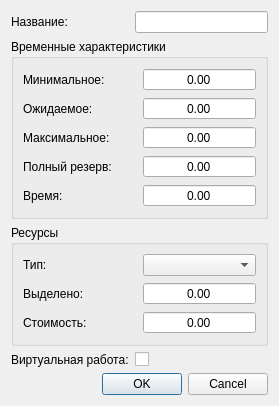
<?xml version="1.0" encoding="UTF-8"?>
<ui version="4.0">
 <class>WorkPropertiesDialog</class>
 <widget class="QDialog" name="WorkPropertiesDialog">
  <property name="geometry">
   <rect>
    <x>0</x>
    <y>0</y>
    <width>279</width>
    <height>402</height>
   </rect>
  </property>
  <property name="windowTitle">
   <string>Параметры работы</string>
  </property>
  <layout class="QGridLayout" name="gridLayout">
   <item row="2" column="0" colspan="2">
    <widget class="QGroupBox" name="groupBox_2">
     <property name="title">
      <string>Ресурсы</string>
     </property>
     <layout class="QGridLayout" name="gridLayout_3">
      <item row="1" column="0">
       <widget class="QLabel" name="label_12">
        <property name="toolTip">
         <string>&lt;html&gt;&lt;head/&gt;&lt;body&gt;&lt;p&gt;Показывает максимальное время, на которое можно увеличить длительность работы или отсрочить ее начало, чтобы не нарушился срок завершения проекта в целом.&lt;/p&gt;&lt;/body&gt;&lt;/html&gt;</string>
        </property>
        <property name="text">
         <string>Выделено:</string>
        </property>
       </widget>
      </item>
      <item row="0" column="0">
       <widget class="QLabel" name="label_10">
        <property name="text">
         <string>Тип:</string>
        </property>
       </widget>
      </item>
      <item row="2" column="0">
       <widget class="QLabel" name="label_11">
        <property name="text">
         <string>Стоимость:</string>
        </property>
       </widget>
      </item>
      <item row="0" column="1">
       <widget class="QComboBox" name="cbResourse"/>
      </item>
      <item row="1" column="1">
       <widget class="QDoubleSpinBox" name="dsbResoursCount">
        <property name="alignment">
         <set>Qt::AlignCenter</set>
        </property>
        <property name="buttonSymbols">
         <enum>QAbstractSpinBox::NoButtons</enum>
        </property>
        <property name="maximum">
         <double>9999999.990000000223517</double>
        </property>
       </widget>
      </item>
      <item row="2" column="1">
       <widget class="QDoubleSpinBox" name="dsbCost">
        <property name="alignment">
         <set>Qt::AlignCenter</set>
        </property>
        <property name="readOnly">
         <bool>true</bool>
        </property>
        <property name="buttonSymbols">
         <enum>QAbstractSpinBox::NoButtons</enum>
        </property>
        <property name="maximum">
         <double>9999999.990000000223517</double>
        </property>
       </widget>
      </item>
     </layout>
    </widget>
   </item>
   <item row="4" column="0" colspan="2">
    <widget class="QDialogButtonBox" name="buttonBox">
     <property name="orientation">
      <enum>Qt::Horizontal</enum>
     </property>
     <property name="standardButtons">
      <set>QDialogButtonBox::Cancel|QDialogButtonBox::Ok</set>
     </property>
    </widget>
   </item>
   <item row="0" column="1">
    <widget class="QLineEdit" name="leName"/>
   </item>
   <item row="1" column="0" colspan="2">
    <widget class="QGroupBox" name="groupBox">
     <property name="title">
      <string>Временные характеристики</string>
     </property>
     <layout class="QGridLayout" name="gridLayout_2">
      <item row="3" column="0">
       <widget class="QLabel" name="label_5">
        <property name="toolTip">
         <string>&lt;html&gt;&lt;head/&gt;&lt;body&gt;&lt;p&gt;Показывает максимальное время, на которое можно увеличить длительность работы или отсрочить ее начало, чтобы не нарушился срок завершения проекта в целом.&lt;/p&gt;&lt;/body&gt;&lt;/html&gt;</string>
        </property>
        <property name="text">
         <string>Полный резерв:</string>
        </property>
       </widget>
      </item>
      <item row="0" column="0">
       <widget class="QLabel" name="label_7">
        <property name="text">
         <string>Минимальное:</string>
        </property>
       </widget>
      </item>
      <item row="2" column="0">
       <widget class="QLabel" name="label_9">
        <property name="text">
         <string>Максимальное:</string>
        </property>
       </widget>
      </item>
      <item row="1" column="0">
       <widget class="QLabel" name="label_8">
        <property name="text">
         <string>Ожидаемое:</string>
        </property>
       </widget>
      </item>
      <item row="4" column="0">
       <widget class="QLabel" name="label_13">
        <property name="toolTip">
         <string>&lt;html&gt;&lt;head/&gt;&lt;body&gt;&lt;p&gt;Показывает максимальное время, на которое можно увеличить длительность работы или отсрочить ее начало, чтобы не нарушился срок завершения проекта в целом.&lt;/p&gt;&lt;/body&gt;&lt;/html&gt;</string>
        </property>
        <property name="text">
         <string>Время:</string>
        </property>
       </widget>
      </item>
      <item row="0" column="1">
       <widget class="QDoubleSpinBox" name="dsbTimeMin">
        <property name="alignment">
         <set>Qt::AlignCenter</set>
        </property>
        <property name="buttonSymbols">
         <enum>QAbstractSpinBox::NoButtons</enum>
        </property>
        <property name="maximum">
         <double>9999999.990000000223517</double>
        </property>
       </widget>
      </item>
      <item row="1" column="1">
       <widget class="QDoubleSpinBox" name="dsbTimeAvg">
        <property name="alignment">
         <set>Qt::AlignCenter</set>
        </property>
        <property name="buttonSymbols">
         <enum>QAbstractSpinBox::NoButtons</enum>
        </property>
        <property name="maximum">
         <double>9999999.990000000223517</double>
        </property>
       </widget>
      </item>
      <item row="2" column="1">
       <widget class="QDoubleSpinBox" name="dsbTimeMax">
        <property name="alignment">
         <set>Qt::AlignCenter</set>
        </property>
        <property name="buttonSymbols">
         <enum>QAbstractSpinBox::NoButtons</enum>
        </property>
        <property name="maximum">
         <double>9999999.990000000223517</double>
        </property>
       </widget>
      </item>
      <item row="3" column="1">
       <widget class="QDoubleSpinBox" name="dsbFullReserve">
        <property name="alignment">
         <set>Qt::AlignCenter</set>
        </property>
        <property name="readOnly">
         <bool>true</bool>
        </property>
        <property name="buttonSymbols">
         <enum>QAbstractSpinBox::NoButtons</enum>
        </property>
        <property name="maximum">
         <double>9999999.990000000223517</double>
        </property>
       </widget>
      </item>
      <item row="4" column="1">
       <widget class="QDoubleSpinBox" name="dsbTime">
        <property name="alignment">
         <set>Qt::AlignCenter</set>
        </property>
        <property name="readOnly">
         <bool>true</bool>
        </property>
        <property name="buttonSymbols">
         <enum>QAbstractSpinBox::NoButtons</enum>
        </property>
        <property name="maximum">
         <double>9999999.990000000223517</double>
        </property>
       </widget>
      </item>
     </layout>
    </widget>
   </item>
   <item row="0" column="0">
    <widget class="QLabel" name="label_14">
     <property name="text">
      <string>Название:</string>
     </property>
    </widget>
   </item>
   <item row="3" column="0">
    <widget class="QLabel" name="label_4">
     <property name="text">
      <string>Виртуальная работа:</string>
     </property>
    </widget>
   </item>
   <item row="3" column="1">
    <widget class="QCheckBox" name="cbIsVirtual">
     <property name="text">
      <string/>
     </property>
    </widget>
   </item>
  </layout>
 </widget>
 <resources/>
 <connections>
  <connection>
   <sender>buttonBox</sender>
   <signal>accepted()</signal>
   <receiver>WorkPropertiesDialog</receiver>
   <slot>accept()</slot>
   <hints>
    <hint type="sourcelabel">
     <x>248</x>
     <y>254</y>
    </hint>
    <hint type="destinationlabel">
     <x>157</x>
     <y>274</y>
    </hint>
   </hints>
  </connection>
  <connection>
   <sender>buttonBox</sender>
   <signal>rejected()</signal>
   <receiver>WorkPropertiesDialog</receiver>
   <slot>reject()</slot>
   <hints>
    <hint type="sourcelabel">
     <x>316</x>
     <y>260</y>
    </hint>
    <hint type="destinationlabel">
     <x>286</x>
     <y>274</y>
    </hint>
   </hints>
  </connection>
 </connections>
</ui>
